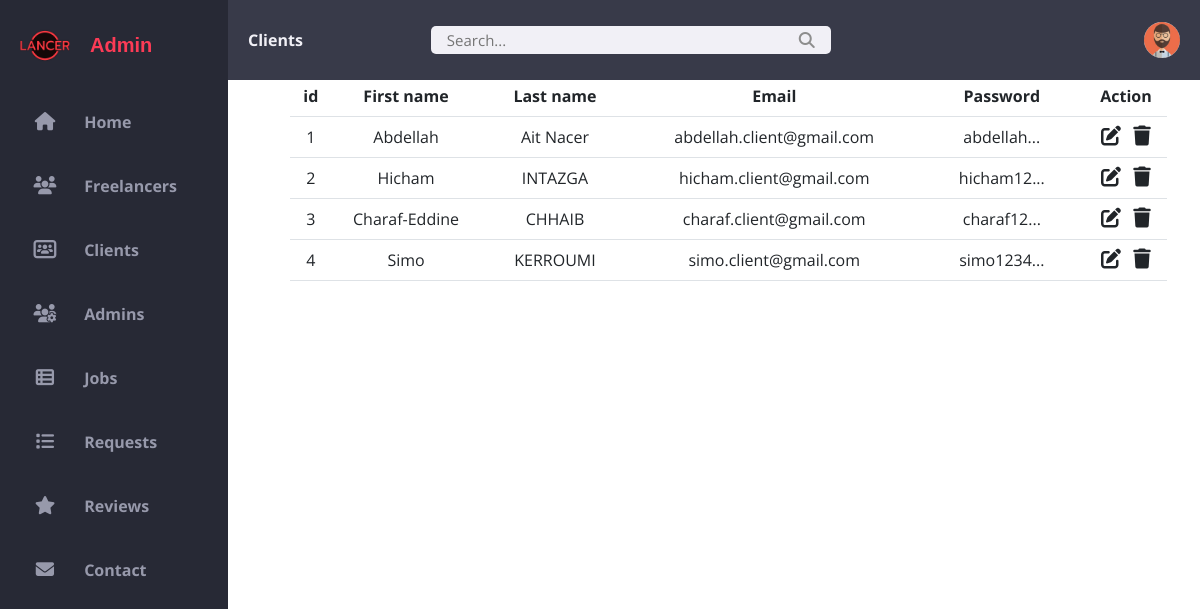
The app's page /admin/clients.php with its own data.
### tables this page shows
CREATE TABLE `client` (
  `id_client` int(255) NOT NULL,
  `first_name_cli` varchar(255) NOT NULL,
  `last_name_cli` varchar(255) NOT NULL,
  `email_client` varchar(255) NOT NULL,
  `password_client` varchar(255) NOT NULL,
  `exentation` varchar(255) NOT NULL,
  `statut` int(11) NOT NULL DEFAULT 0
);

### admin/clients.php (the view, shortened to what this page needs)
<?php
    @include '../login/config.php';
    $id_admin = $_SESSION['admin_id'];
    $sql="SELECT * FROM admin WHERE id_admin = '$id_admin'  ";
    $req = mysqli_query($conn , $sql) ;
    $num_ligne = mysqli_fetch_assoc($req);
?>
<!DOCTYPE html>
<html lang="en">
  <head>
    <link rel="stylesheet" href="CSS/style.css" />
    <link rel="stylesheet" href="https://cdnjs.cloudflare.com/ajax/libs/font-awesome/6.1.2/css/all.min.css">
    <link href="https://cdn.jsdelivr.net/npm/bootstrap@5.3.0-alpha1/dist/css/bootstrap.min.css" rel="stylesheet">
</head>
<body>
    <div class="grid-container">
        <section>
            <nav>
                <a href="clients.php" class="name_page">Clients</a>
                <form action="#" method="get">
                    <div class="form-group">
                        <input type="text" name="search_box" placeholder="Search..." autocomplete="off">
                        <button type="submit" class="fa-solid fa-magnifying-glass icon" style="border: none; background: transparent;"></button>
                    </div>
                </form>
                <div class="profile">
                    <?php
                            if($num_ligne['statut']==0)  {
                                echo '<img class="profile-pic" src="photoadmin/default.jpg">' ;
                            }
                            else{
                                $ex=$num_ligne['exentation'];
                                $namf=$id_admin.'.'.$ex;
                                echo ' <img class="profile-pic" src="photoadmin/'.$namf.'">';
                            }
                    ?>
                </div>
            </nav>
        </section>
        <aside id="sidebar">
            <div class="sidebar-title">
                <div class="sidebar-brand">
                    <img src="img/logo.png" class="logo-title">
                    <span class="material-icons-outlined">Admin</span>
                </div>
            </div>
            <ul class="sidebar-list">
                <li>
                    <a href="home.php">
                        <i class="fa-solid fa-house"></i>
                        <span class="material-icons-outlined">Home</span>
                    </a>
                </li>
                <li>
                    <a href="freelancers.php">
                        <i class="fas fa-users"></i>
                        <span class="material-icons-outlined">Freelancers</span>
                    </a>
                </li>
                <li>
                    <a href="clients.php">
                        <i class="fas fa-light fa-users-rectangle"></i>
                        <span class="material-icons-outlined">Clients</span>
                    </a>
                </li>
                <li>
                    <a href="admins.php">
                        <i class="fa-solid fa-users-gear"></i>
                        <span class="material-icons-outlined">Admins</span>
                    </a>
                </li>
                <li>
                    <a href="jobs.php">
                        <i class="fa-solid fa-table-list"></i>
                        <span class="material-icons-outlined">Jobs</span>
                    </a>
                </li>
                <li>
                    <a href="requests.php">
                        <i class="fa-solid fa-list"></i>
                        <span class="material-icons-outlined">Requests</span>
                    </a>
                </li>
                <li>
                    <a href="reviews.php">
                        <i class="fa-solid fa-star"></i>
                        <span class="material-icons-outlined">Reviews</span>
                    </a>
                </li>
                <li>
                    <a href="contact-us.php">
                        <i class="fas fa-envelope"></i>
                        <span class="material-icons-outlined">Contact</span>
                    </a>
                </li>
            </ul>
        </aside>
        <section>
            <table class="table table-hover text-center" style="margin-left: 15px; width: 310%; table-layout: fixed;">
                <colgroup>
                    <col style="width: 5%">
                    <col style="width: 18%">
                    <col style="width: 18%">
                    <col style="width: 35%">
                    <col style="width: 20%">
                    <col style="width: 10%">
                </colgroup>
                <thead style="background-color: #dadfe4;">
                    <tr>
                        <th scope="col">id</th>
                        <th scope="col">First name</th>
                        <th scope="col">Last name</th>
                        <th scope="col">Email</th>
                        <th scope="col">Password</th>
                        <th scope="col">Action</th>
                    </tr>
                </thead>
                <tbody>
                    <?php
                        if(isset($_GET['search_box'])) {
                            $search_query = mysqli_real_escape_string($conn, $_GET['search_box']);
                            $sql1 = "SELECT * FROM client WHERE CONCAT(first_name_cli, ' ', last_name_cli) LIKE '%$search_query%' OR id_client LIKE '%$search_query%'";
                        } else {
                            $sql1 = "SELECT * FROM client";
                        }
                        $result1 = mysqli_query($conn, $sql1);
                        while($row = mysqli_fetch_assoc($result1)){
                            ?>
                                <tr>
                                    <td><?php echo $row['id_client'] ?></td>
                                    <td><?php echo $row['first_name_cli'] ?></td>
                                    <td><?php echo $row['last_name_cli'] ?></td>
                                    <td><?php echo $row['email_client'] ?></td>
                                    <td><?php echo substr($row['password_client'], 0, 13) . '...' ?></td>
                                    <td>
                                        <a href="edit-client.php?idad=<?php echo $row['id_client']; ?>" class="link-dark"><i class="fa-solid fa-pen-to-square fs-5 me-2"></i></a>
                                        <a href="?delete_id=<?php echo $row['id_client']; ?>" class="link-dark"><i class="fa-solid fa-trash fs-5"></i></a>
                                    </td>
                                </tr>
                            <?php
                        }
                    ?>
                </tbody>
            </table>
        </section>
    </div>
</body>
</html>

### admin/CSS/style.css (style rules this page uses)
* { font-family: 'Open Sans', sans-serif; margin: 0; padding: 0; box-sizing: border-box; }
:root { --grey: #F1F0F6; --dark-grey: #8D8D8D; --light: #fff; --dark: #000; --green: #81D43A; --light-green: #E3FFCB; --blue: #1775F1; --light-blue: #D0E4FF; --dark-blue: #0C5FCD; --red: #FC3B56; --primary-color: #272935; }
body { margin: 0; padding: 0; box-sizing: border-box; background-color: white; color: #666666; font-family: "Montserrat", sans-serif; overflow-x: hidden; }
a { text-decoration: none; }
li { list-style: none; }
section { padding: 4.7rem; margin: 1px -60px; max-width: 1200px; }
.grid-container { width: 100%; display: grid; grid-template-columns: 260px 1fr 1fr 1fr; grid-template-rows: 0.2fr 3fr; grid-template-areas: "sidebar header header header" "sidebar main main main"; height: 100vh; }
nav { background: #383a49; height: 10%; width: 81%; padding: 0 20px; display: flex; align-items: center; grid-gap: 28px; position: fixed; top: 0; right: 0; z-index: 999; justify-content: space-between; }
nav .name_page { text-decoration: none; font-weight: bolder; margin-right: 100px; color: var(--grey); }
nav form { max-width: 400px; width: 100%; margin-right: auto; }
nav .form-group { position: relative; }
nav .form-group input { width: 100%; background: var(--grey); border-radius: 5px; border: none; outline: none; padding: 3px 36px 3px 16px; transition: all .3s ease; font-size: 15px; }
nav .form-group .icon { position: absolute; top: 50%; transform: translateY(-50%); right: 16px; color: var(--dark-grey); cursor: pointer; }
nav .profile { position: relative; margin-left: auto; }
nav .profile img { width: 36px; height: 36px; border-radius: 50%; object-fit: cover; cursor: pointer; }
#sidebar { grid-area: sidebar; height: 100%; width: 19%; background-color: #272935; color: #9799ab; overflow-y: auto; transition: all 0.5s; -webkit-transition: all 0.5s; position: fixed; }
.sidebar-title { display: flex; justify-content: space-between; align-items: center; padding: 20px; margin-bottom: 25px; }
.sidebar-brand img { height: 50px; margin-right: 10px; }
.sidebar-brand span { margin-left: 10px; font-weight: bold; font-family: 'Franklin Gothic Medium', 'Arial Narrow', Arial, sans-serif; color: var(--red); font-size: 20px; }
.sidebar-brand { display: flex; align-items: center; font-size: 20px; font-weight: 700; }
.sidebar-list { padding: 0; margin-top: -25px; list-style-type: none; }
.sidebar-list li { padding: 20px 20px 20px 20px; }
.sidebar-list li a { text-decoration: none; color: #9799ab; display: block; }
.sidebar-list li a i { position: relative; width: 50px; font-size: 18.3px; text-align: center; }
.sidebar-list li a span { color: #9799ab; position: relative; margin-left: 10px; font-weight: bold; }

### records on screen
client: id_client "1", first_name_cli "Abdellah", last_name_cli "Ait Nacer", email_client "abdellah.client@gmail.com", password_client "abdellah"
client: id_client "2", first_name_cli "Hicham", last_name_cli "INTAZGA", email_client "hicham.client@gmail.com", password_client "hicham12"
client: id_client "3", first_name_cli "Charaf-Eddine", last_name_cli "CHHAIB", email_client "charaf.client@gmail.com", password_client "charaf12"
client: id_client "4", first_name_cli "Simo", last_name_cli "KERROUMI", email_client "simo.client@gmail.com", password_client "simo1234"
